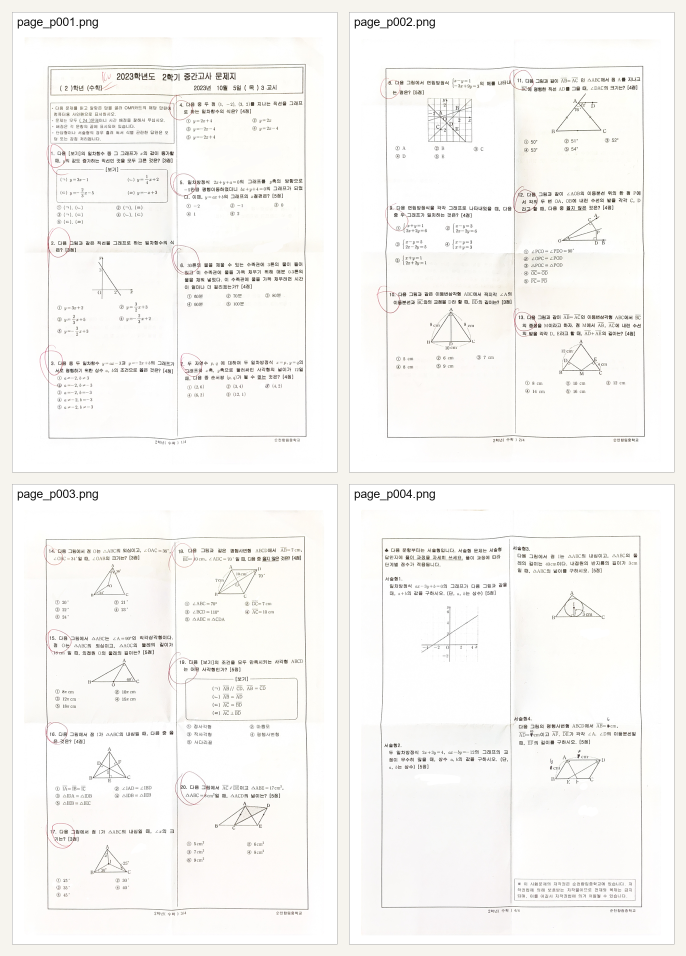
#> input picture archive/_review_source_23_hyanglim_m2_pages.png, 1372 x 1912 px (shown at 1/2 size)
$ python clean_asset.py --src ../../../../archive/_review_source_23_hyanglim_m2_pages.png --dst out.png
#> lines starting #> are read from the running program, lines starting #| are printed output that depends on the picture
import argparse, cv2, numpy as np, os

parser = argparse.ArgumentParser(description="Normalize diagram asset background to pure white #FFFFFF with proper margin/padding")
parser.add_argument("--src", required=True, help="Input crop PNG")
parser.add_argument("--dst", required=True, help="Output normalized PNG")
parser.add_argument("--thresh", type=int, default=215, help="Background white threshold (default 215)")
parser.add_argument("--padding", type=int, default=16, help="Pure white margin padding in pixels (default 16)")

args = parser.parse_args()

img = cv2.imdecode(np.fromfile(args.src, dtype=np.uint8), cv2.IMREAD_COLOR)
#> img is the input picture: shape (1912, 1372, 3); mean B, G, R 244, 246.4, 247.4
if img is None:
    print(f"Error loading {args.src}")
    exit(1)

gray = cv2.cvtColor(img, cv2.COLOR_BGR2GRAY)

# Pixels brighter than thresh become 255 (pure white)
mask_bg = gray > args.thresh
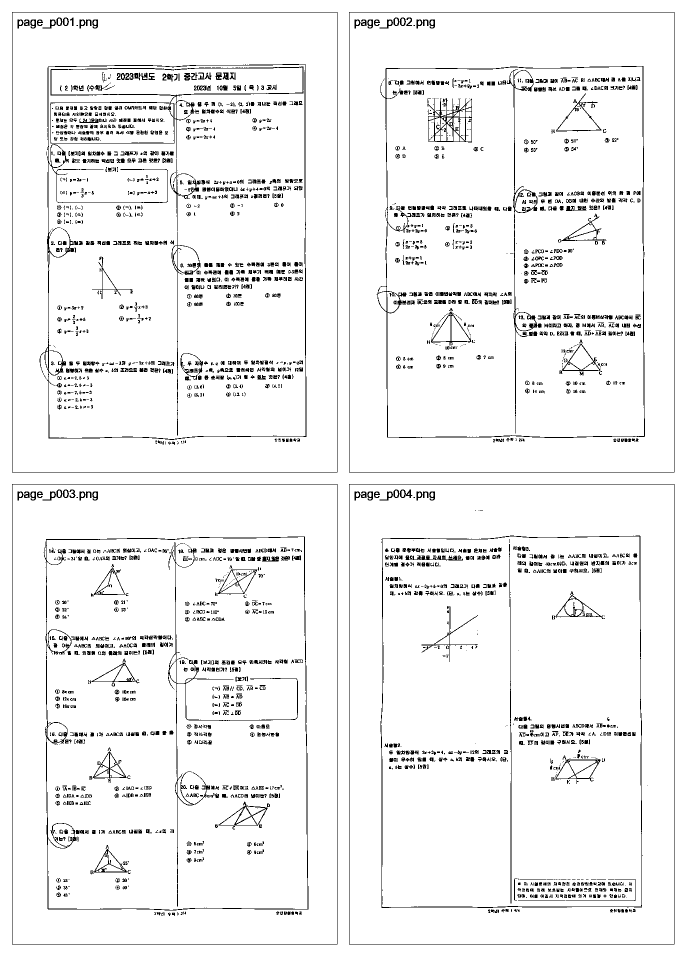
#> mask_bg: shape (1912, 1372) bool (shown at 1/2 size); 94.9% white; black in thin lines or dots
result = img.copy()
result[mask_bg] = [255, 255, 255]

# Remove single-pixel border noise if accidentally captured from adjacent box/lines
h, w, _ = result.shape
#> h = 1912; w = 1372
for i in range(min(2, max(1, h // 10))):
    if np.mean(result[i, :]) > 180:
        result[i, :] = [255, 255, 255]
    if np.mean(result[h - 1 - i, :]) > 180:
        result[h - 1 - i, :] = [255, 255, 255]
for j in range(min(2, max(1, w // 10))):
    if np.mean(result[:, j]) > 180:
        result[:, j] = [255, 255, 255]
    if np.mean(result[:, w - 1 - j]) > 180:
        result[:, w - 1 - j] = [255, 255, 255]

# Add generous, clean white padding to ensure proper margins (avoiding over-cropped, cramped visuals)
if args.padding > 0:
    result = cv2.copyMakeBorder(
        result,
        args.padding, args.padding, args.padding, args.padding,
        cv2.BORDER_CONSTANT,
        value=[255, 255, 255]
    )
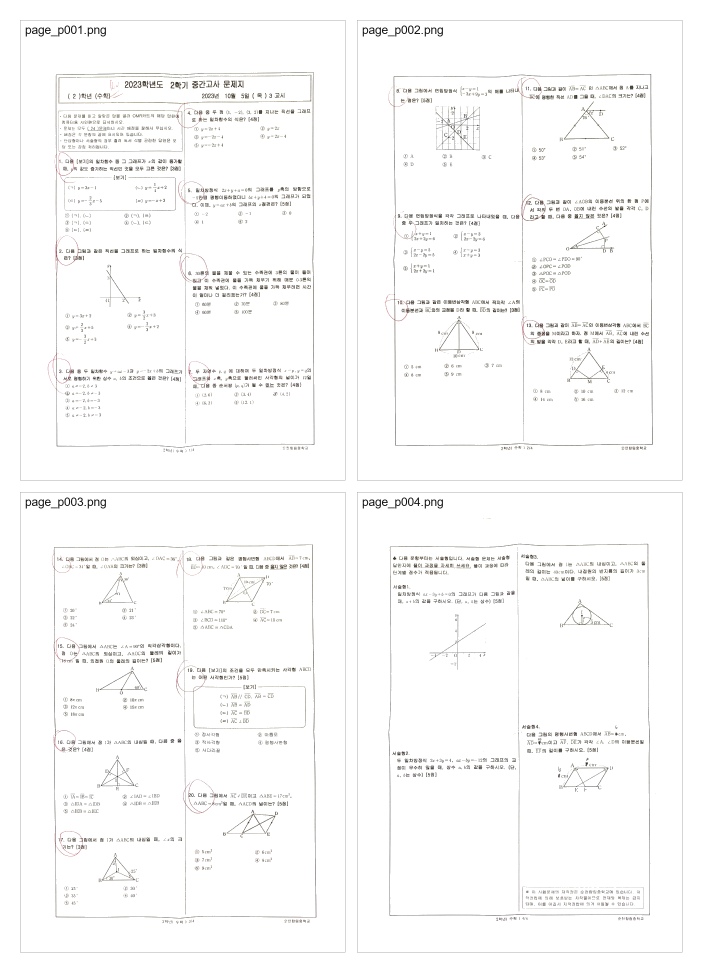
#> result: shape (1944, 1404, 3) (shown at 1/2 size); mean B, G, R 249.9, 250.1, 250.3

# Save output
os.makedirs(os.path.dirname(os.path.abspath(args.dst)), exist_ok=True)
ext = os.path.splitext(args.dst)[1]
is_success, buf = cv2.imencode(ext, result)
if is_success:
    buf.tofile(args.dst)
    print(f"Normalized asset with {args.padding}px margin saved to {args.dst}")
else:
    print(f"Error encoding {args.dst}")
    exit(1)
